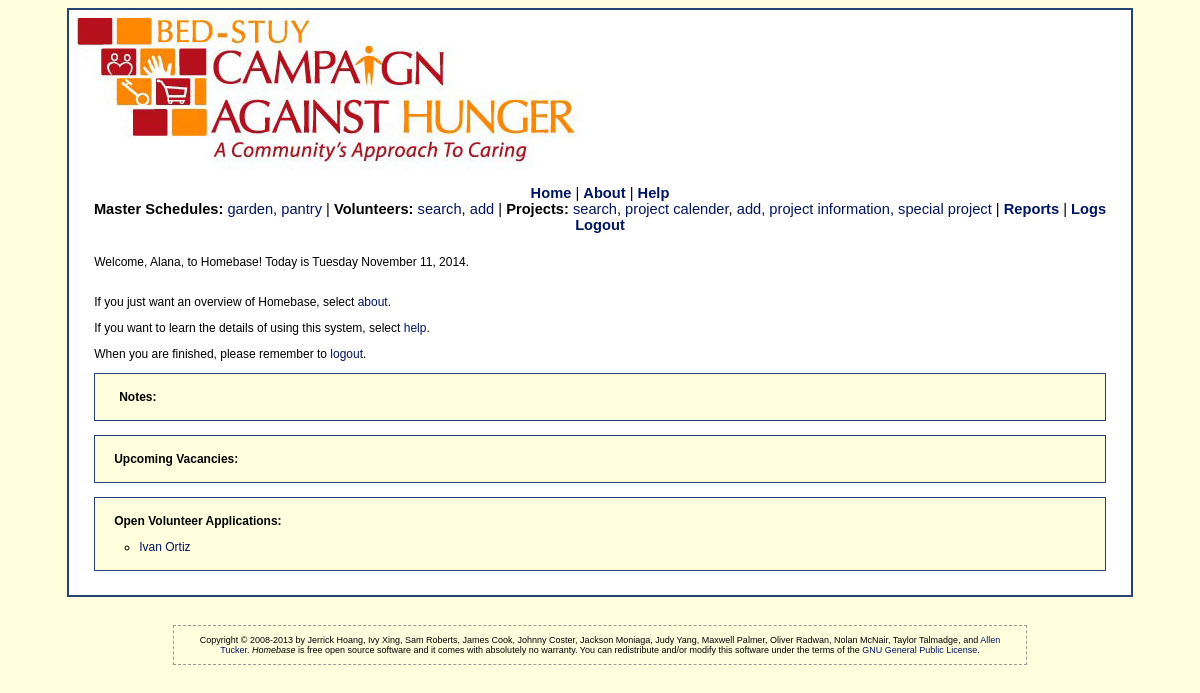
Screenshot of /index.php (signed in) with the database file from the repository.
### tables this page shows
CREATE TABLE IF NOT EXISTS `person` (
  `ID` varchar(25) NOT NULL,
  `NameFirst` varchar(20) NOT NULL,
  `NameLast` varchar(25) NOT NULL,
  `Birthday` varchar(11) NOT NULL, 
  `Gender` varchar(1) NOT NULL,
  `Address` varchar(40) NOT NULL,
  `City` varchar(25) NOT NULL,
  `State` varchar(2) NOT NULL,
  `Zip` varchar(5) NOT NULL,
  `Phone1` varchar(12) NOT NULL,
  `Phone2` varchar(12) DEFAULT NULL,
  `Email` varchar(30) NOT NULL,
  `Type` varchar(15) NOT NULL COMMENT 'Denotes wether a manager, volunteer or guest',
  `Status` varchar(15) COMMENT 'values could be applicant or approved for volunteer, null for  manager',
  `Schedule` varchar(100) NOT NULL COMMENT 'Dates scheduled for voliunteering',
  `Notes` varchar(200) NOT NULL,
  `Password`  text NOT NULL,
  `Availability` varchar(50) NOT NULL COMMENT 'days and times free for volunteering',
   `ContactPreference` varchar(15) NOT NULL COMMENT 'either email, mail or phone number',
  PRIMARY KEY (`ID`)
);

### database/dbinfo.php (called while the page is built, shortened)
<?php
    function connect() {
        $host = "localhost";
        $database = "dbbscah";
        $user = "dbbscah";
        $pass = "cus1166";
        $connected = mysql_connect($host, $user, $pass);
        $selected = mysql_select_db($database, $connected);
        if (!$selected) {
            return mysql_error();
        }
        else {
            return true;
        }
    }
?>

### database/dbPersons.php (called while the page is built, shortened)
<?php
    include_once('dbinfo.php');
    include_once(dirname(__FILE__) . '/../domain/Person.php');
    function retrieve_person($id) {
        $query = "SELECT * FROM person WHERE id = '" . $id . "'";
        $result = mysql_query($query);
        $result_row = mysql_fetch_assoc($result);
        $thePerson = make_a_person($result_row);
        return $thePerson;
    }
    function make_a_person($result_row) {
        $thePerson = new Person(
            $result_row['NameFirst'],
            $result_row['NameLast'],
            $result_row['Birthday'],
            $result_row['Gender'],
            $result_row['Address'],
            $result_row['City'],
            $result_row['State'],
            $result_row['Zip'],
            $result_row['Phone1'],
            $result_row['Phone2'],
            $result_row['Email'],
            $result_row['Type'],
            $result_row['Status'],
            $result_row['Schedule'],
            $result_row['Notes'],
            $result_row['Password'],
            $result_row['Availability'],
            $result_row['ContactPreference']
        );
        return $thePerson;
    }
    function getall_applicants() {
        $query = "SELECT NameFirst,NameLast,id FROM person WHERE status LIKE '%applicant%' order by NameLast";
        $result = mysql_query($query);
        return $result;
    }
?>

### domain/Person.php (called while the page is built, shortened)
<?php
    include_once(dirname(__FILE__) . '/../database/dbPersons.php');
    class Person {
        private $ID;
        private $NameFirst;
        private $Type;
        private $Password;
        function __construct($fname, $lname, $bday, $gender, $addr, $city, $state, $zip, $ph1, $ph2, $email,
            $type, $status, $sch, $notes, $pswd, $avail, $cont_pref) {
            $this->ID = $fname . $ph1;
            $this->NameFirst = $fname;
            $this->Type = $type;
            $this->Password = $pswd;
        }
        function get_id() {
            return $this->ID;
        }
        function get_first_name() {
            return $this->NameFirst;
        }
        function get_type() {
            return $this->Type;
        }
        function get_password() {
            return $this->Password;
        }
    }
?>

### index.php (the view, shortened to what this page needs)
<html>
<head>
    <link rel="stylesheet" href="styles.css" type="text/css"/>
</head>
<body>
<div id="container">
<?PHP include('header.php'); ?>
<div id="content">
<?PHP
    include_once('database/dbPersons.php');
    include_once('domain/Person.php');
    $person = null;
    if ($_SESSION['_id'] != "guest") {
        $person = retrieve_person($_SESSION['_id']);
        echo "<p>Welcome, " . $person->get_first_name() . ", to Homebase!";
    }
    else {
        echo "<p>Welcome to Homebase!";
    }
    $today = time();
    echo "   Today is " . date('l F j, Y', $today) . ".<p>";
?>
<p>
    <br>If you just want an overview of Homebase, select <a href="<?php echo($path); ?>dataSearch.php">about</a>.
    <?PHP
        if ($person) {
            echo('<p>If you want to learn the details of using this system, select <a href="' . $path .
                'help.php">help</a>.');
        }
    ?>
</p>
<p> When you are finished, please remember to <a href="<?php echo($path); ?>logout.php">logout</a>.</p>
<?PHP
    if ($person) {
        echo('<div class="infobox"><p class="notes"><strong>Notes:</strong><br />');
        echo($person->get_notes() . '</p></div><br>');
        if ($_SESSION['access_level'] == 2) {
            $vacancy_query = "SELECT id,vacancies FROM shift " .
                "WHERE vacancies > 0 ORDER BY id;";
            $vacancy_list = mysql_query($vacancy_query);
            if (mysql_num_rows($vacancy_list) > 0) {
                echo('<div class="vacancyBox">');
                echo('<p><strong>Upcoming Vacancies:</strong><ul>');
                echo('</ul></p></div><br>');
            }
            $applicants_tab = getall_applicants();
            if (mysql_num_rows($applicants_tab) > 0) {
                echo('<div class="applicantsBox"><p><strong>Open Volunteer Applications:</strong><ul>');
                while ($thisRow = mysql_fetch_array($applicants_tab, MYSQL_ASSOC)) {
                    echo('<li type="circle"><a href="' . $path . 'personEdit.php?id=' . $thisRow['id'] .
                        '" ID = "appLink">' . $thisRow['NameFirst'] . ' ' . $thisRow['NameLast'] . '</a></li>');
                }
                echo('</ul></p></div><br>');
            }
        }
    }
?>
</div>
<?PHP include('footer.inc'); ?>
</div>
</body>
</html>

### header.php (shortened to what this page needs)
<div id="header">
</div>
<div align="center" id="navigationLinks">
    <?PHP
        if (!isset($_SESSION['logged_in'])) {
            error_log('in header.php, not logged in, will call login form');
            include('login_form.php');
            die();
        }
        else {
            if ($_SESSION['logged_in']) {
                $current_page = basename($_SERVER['PHP_SELF']);
                $path = strrev(substr(strrev($_SERVER['SCRIPT_NAME']), strpos(strrev($_SERVER['SCRIPT_NAME']), '/')));
                if ($_SESSION['access_level'] >= 0) {
                    echo('<a href="' . $path . 'index.php"><b>Home</b></a> | ');
                    echo('<a href="' . $path . 'about.php"><b>About</b></a>');
                }
                if ($_SESSION['access_level'] >= 1) {
                    echo(' | <a href="' . $path . 'help.php?helpPage=' . $current_page .
                        '" target="_BLANK"><b>Help</b></a>');
                }
                if ($_SESSION['access_level'] >= 2) {
                    echo('<br>'
                            . '<strong>Master Schedules:</strong></a> '
                            . '<a href=" ' . $path . 'viewSchedule.php?frequency=weekly">garden, </a>'
                            . '<a href=" ' . $path . 'viewSchedule.php?frequency=weekly">pantry </a> | ');
                    echo('<strong>Volunteers:</strong> <a href="' . $path . 'personSearch.php">search</a>,
			        <a href="personEdit.php?id=' . 'new' . '">add </a> | ');
                    echo('<strong>Projects:</strong> <a href="' . $path . 'projectSearch.php">search</a>,
                                <a href="' . $path . 'calendar.php">project calender</a>,
			        <a href="projectEdit.php?id=' . 'new' . '">add, </a>
                                <a href=" ' . $path . 'projectInfo.php">project information, </a>
                                <a href=" ' . $path . 'specialProject.php">special project </a>');
                    echo(' | <strong><a href="' . $path . 'reports.php">Reports</a> </strong>');
                    echo(' | <strong><a href="' . $path . 'log.php">Logs</a></strong>');
                }
                echo('  <a href="' . $path . 'logout.php"><b>Logout</b></a>');
            }
        }
    ?>
</div>

### footer.inc
<br/><br/>
<div align="center">
    <div align="center" style="border:dashed 1px #999; width:80%;">
        <p style="font-size:xx-small">Copyright &copy; 2008-2013 by Jerrick Hoang, Ivy Xing, Sam Roberts, James Cook,
            Johnny Coster, Jackson Moniaga, Judy Yang,
            Maxwell Palmer, Oliver Radwan, Nolan McNair, Taylor Talmadge, and <a
                href="mailto:allen@myopensoftware.org>">Allen Tucker</a>.
            <i>Homebase</i> is free open source software and it comes with absolutely no warranty.
            You can redistribute and/or modify this software under the terms of the
            <a href="http://www.gnu.org/licenses/gpl.html"> GNU General Public License</a>.
        </p>
    </div>
</div>

### styles.css (style rules this page uses)
body { background: #FFFFDD; font-family: verdana, arial, sans-serif; font-size: 12px; color: #000000; }
p { padding-left: 15px; padding-right: 15px; }
p.notes { padding-left: 20px; }
A { color: #001460; text-decoration: none; img-decoration: none; }
A:link { color: #018AFEE; text-decoration: none; img-decoration: none; }
.infobox { border: 1px solid #264576; background: #FFFFDD; margin-left: 15px; margin-right: 15px; padding: 4px; }
.vacancyBox { border: 1px solid #264576; background: #FFFFDD; margin-left: 15px; margin-right: 15px; padding: 4px; }
.applicantsBox { border: 1px solid #264576; background: #FFFFDD; margin-left: 15px; margin-right: 15px; padding: 4px; }
#container { width: 90%; align: center; margin-right: auto; margin-left: auto; }
#header { height: 155px; border-left: 2px solid #264576; border-top: 2px solid #264576; border-right: 2px solid #264576; padding: 10px; background: url("images/BSCAH.jpg") #ffffff; background-repeat: no-repeat; background-position: top left; overflow: hidden; }
#navigationLinks { font-size: 11pt; border-left: 2px solid #264576; border-right: 2px solid #264576; background: #ffffff; }
#content { border-left: 2px solid #264576; border-bottom: 2px solid #264576; border-right: 2px solid #264576; align: center; padding: 10px; background: #ffffff; overflow: hidden; }

### rows the page displays
person: NameFirst "Alana"
person: NameFirst "Ivan", NameLast "Ortiz"
